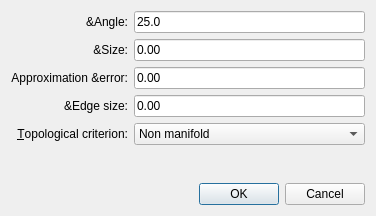
<?xml version="1.0" encoding="UTF-8"?>
<ui version="4.0">
 <class>Remeshing_dialog</class>
 <widget class="QDialog" name="Remeshing_dialog">
  <property name="geometry">
   <rect>
    <x>0</x>
    <y>0</y>
    <width>376</width>
    <height>216</height>
   </rect>
  </property>
  <property name="windowTitle">
   <string>Meshing criteria</string>
  </property>
  <layout class="QGridLayout" name="gridLayout">
   <item row="0" column="2" colspan="2">
    <widget class="DoubleEdit" name="angle">
     <property name="text">
      <string>25.0</string>
     </property>
    </widget>
   </item>
   <item row="1" column="2" colspan="2">
    <widget class="DoubleEdit" name="sizing">
     <property name="text">
      <string>0.00</string>
     </property>
    </widget>
   </item>
   <item row="2" column="0" colspan="2">
    <widget class="QLabel" name="approxLabel">
     <property name="text">
      <string>Approximation &amp;error:</string>
     </property>
     <property name="alignment">
      <set>Qt::AlignRight|Qt::AlignTrailing|Qt::AlignVCenter</set>
     </property>
    </widget>
   </item>
   <item row="2" column="2" colspan="2">
    <widget class="DoubleEdit" name="approx">
     <property name="text">
      <string>0.00</string>
     </property>
    </widget>
   </item>
   <item row="4" column="0" colspan="2">
    <widget class="QLabel" name="label">
     <property name="text">
      <string>&amp;Topological criterion:</string>
     </property>
     <property name="alignment">
      <set>Qt::AlignRight|Qt::AlignTrailing|Qt::AlignVCenter</set>
     </property>
     <property name="buddy">
      <cstring>tags</cstring>
     </property>
    </widget>
   </item>
   <item row="4" column="2" colspan="2">
    <widget class="QComboBox" name="tags">
     <item>
      <property name="text">
       <string>Non manifold</string>
      </property>
     </item>
     <item>
      <property name="text">
       <string>Manifold</string>
      </property>
     </item>
     <item>
      <property name="text">
       <string>Manifold with boundaries</string>
      </property>
     </item>
    </widget>
   </item>
   <item row="5" column="2">
    <spacer name="verticalSpacer">
     <property name="orientation">
      <enum>Qt::Vertical</enum>
     </property>
     <property name="sizeHint" stdset="0">
      <size>
       <width>20</width>
       <height>40</height>
      </size>
     </property>
    </spacer>
   </item>
   <item row="6" column="3">
    <widget class="QDialogButtonBox" name="buttonBox">
     <property name="orientation">
      <enum>Qt::Horizontal</enum>
     </property>
     <property name="standardButtons">
      <set>QDialogButtonBox::Cancel|QDialogButtonBox::Ok</set>
     </property>
    </widget>
   </item>
   <item row="3" column="2" colspan="2">
    <widget class="DoubleEdit" name="edge_sizing">
     <property name="enabled">
      <bool>true</bool>
     </property>
     <property name="text">
      <string>0.00</string>
     </property>
    </widget>
   </item>
   <item row="3" column="1">
    <widget class="QLabel" name="sizingLabel_2">
     <property name="text">
      <string>&amp;Edge size:</string>
     </property>
     <property name="alignment">
      <set>Qt::AlignRight|Qt::AlignTrailing|Qt::AlignVCenter</set>
     </property>
    </widget>
   </item>
   <item row="1" column="1">
    <widget class="QLabel" name="sizingLabel">
     <property name="text">
      <string>&amp;Size:</string>
     </property>
     <property name="alignment">
      <set>Qt::AlignRight|Qt::AlignTrailing|Qt::AlignVCenter</set>
     </property>
    </widget>
   </item>
   <item row="0" column="1">
    <widget class="QLabel" name="angleLabel">
     <property name="text">
      <string>&amp;Angle:</string>
     </property>
     <property name="alignment">
      <set>Qt::AlignRight|Qt::AlignTrailing|Qt::AlignVCenter</set>
     </property>
    </widget>
   </item>
  </layout>
 </widget>
 <customwidgets>
  <customwidget>
   <class>DoubleEdit</class>
   <extends>QLineEdit</extends>
   <header>CGAL_double_edit.h</header>
  </customwidget>
 </customwidgets>
 <resources/>
 <connections>
  <connection>
   <sender>buttonBox</sender>
   <signal>accepted()</signal>
   <receiver>Remeshing_dialog</receiver>
   <slot>accept()</slot>
   <hints>
    <hint type="sourcelabel">
     <x>384</x>
     <y>191</y>
    </hint>
    <hint type="destinationlabel">
     <x>157</x>
     <y>195</y>
    </hint>
   </hints>
  </connection>
  <connection>
   <sender>buttonBox</sender>
   <signal>rejected()</signal>
   <receiver>Remeshing_dialog</receiver>
   <slot>reject()</slot>
   <hints>
    <hint type="sourcelabel">
     <x>384</x>
     <y>191</y>
    </hint>
    <hint type="destinationlabel">
     <x>286</x>
     <y>195</y>
    </hint>
   </hints>
  </connection>
 </connections>
</ui>
